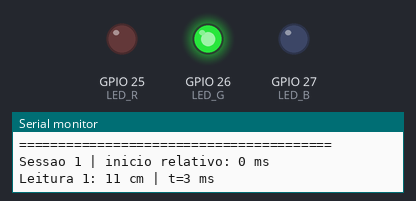
The sketch below on a simulated ESP32. Shown: output pins drawn as LEDs (lit = HIGH), the last lines printed to the serial monitor. WiFi joins after 1.5 s; servers stay silent unless stated; random numbers use the default seed unless the sketch sets one.

Above: at 0.1 s.
At 104.1 s:
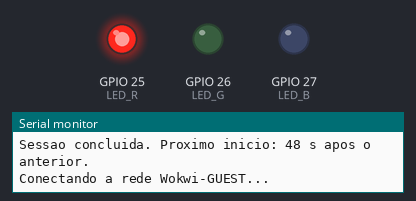
Timing chart, 0 to 105.6 s (numbered marks = the images above):
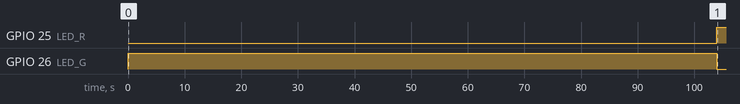

The sketch:

firmware_v2.ino
```cpp
#include <Arduino.h>
#include <WiFi.h>
#include <WiFiClientSecure.h>
#include <HTTPClient.h>
#include <HTTPUpdate.h>
#include <ArduinoJson.h>
#include <esp_system.h>

const char* VERSAO = "2.0";
// Configure com a URL RAW do version.json do seu repositorio publico.
const char* MANIFESTO_URL =
  "https://raw.githubusercontent.com/luc916/Motiva-CP2-OTA/main/version.json";
const char* REDE = "Wokwi-GUEST";
const int LED_R = 25, LED_G = 26, LED_B = 27;
const int QUANTIDADE = 5;
const uint32_t INTERVALO_LEITURA = 2000;
const uint32_t INTERVALO_SESSAO = 48000;
int leituras[QUANTIDADE];
int indice = 0;
int sessoesConcluidas = 0;
uint32_t inicioSessao;
uint32_t primeiraSessao;
bool alerta = false;
// A rede roda em uma tarefa para nao atrasar as leituras do loop.
volatile bool otaEmAndamento = false;
int ultimaSessaoConsultada = 0;

void definirLed(bool vermelho, bool verde, bool azul) {
  digitalWrite(LED_R, vermelho);
  digitalWrite(LED_G, verde);
  digitalWrite(LED_B, azul);
}

float calcularMedia(const int valores[]) {
  int soma = 0;
  for (int i = 0; i < QUANTIDADE; i++) soma += valores[i];
  return soma / float(QUANTIDADE);
}

void ordenarCopia(const int original[], int ordenado[]) {
  for (int i = 0; i < QUANTIDADE; i++) ordenado[i] = original[i];
  for (int i = 0; i < QUANTIDADE - 1; i++) {
    for (int j = 0; j < QUANTIDADE - 1 - i; j++) {
      if (ordenado[j] > ordenado[j + 1]) {
        int aux = ordenado[j];
        ordenado[j] = ordenado[j + 1];
        ordenado[j + 1] = aux;
      }
    }
  }
}

bool aplicarHisterese(int mediana, bool estadoAnterior) {
  if (mediana >= 16) return true;
  if (mediana <= 14) return false;
  return estadoAnterior;
}

void mostrarVetor(const char* titulo, const int valores[]) {
  Serial.print(titulo);
  for (int i = 0; i < QUANTIDADE; i++) Serial.printf("%d ", valores[i]);
  Serial.println();
}

void concluirSessao() {
  Serial.printf("Media da sessao: %.1f cm\n", calcularMedia(leituras));
  int ordenado[QUANTIDADE];
  ordenarCopia(leituras, ordenado);
  mostrarVetor("Ordem original: ", leituras);
  mostrarVetor("Ordem crescente: ", ordenado);
  int mediana = ordenado[2];
  alerta = aplicarHisterese(mediana, alerta);
  definirLed(alerta, !alerta, false);
  Serial.printf("Mediana: %d cm | Estado: %s\n", mediana,
                alerta ? "ALERTA" : "NORMAL");
  sessoesConcluidas++;
  Serial.println("Sessao concluida. Proximo inicio: 48 s apos o anterior.");
}

void anunciarSessao() {
  Serial.printf("\nSessao %d | inicio relativo: %lu ms\n",
                sessoesConcluidas + 1,
                (unsigned long)(inicioSessao - primeiraSessao));
}

void atualizarLeituras() {
  uint32_t agora = millis();
  if (indice == QUANTIDADE &&
      uint32_t(agora - inicioSessao) >= INTERVALO_SESSAO) {
    inicioSessao += INTERVALO_SESSAO;
    indice = 0;
    anunciarSessao();
  }
  if (indice < QUANTIDADE &&
      uint32_t(agora - inicioSessao) >= indice * INTERVALO_LEITURA) {
    leituras[indice] = random(10, 21); // 10 a 20, incluindo os extremos.
    Serial.printf("Leitura %d: %d cm | t=%lu ms\n", indice + 1,
                  leituras[indice], (unsigned long)(agora - primeiraSessao));
    indice++;
    if (indice == QUANTIDADE) concluirSessao();
  }
}

bool versaoMaisNova(const char* remota, const char* local) {
  int rMaior, rMenor, lMaior, lMenor;
  char sobra;
  // O projeto usa o formato numerico MAIOR.MENOR.
  if (sscanf(remota, "%d.%d%c", &rMaior, &rMenor, &sobra) != 2 ||
      sscanf(local, "%d.%d%c", &lMaior, &lMenor, &sobra) != 2 ||
      rMaior < 0 || rMenor < 0 || lMaior < 0 || lMenor < 0) {
    Serial.println("Erro: formato de versao invalido.");
    return false;
  }
  return rMaior > lMaior || (rMaior == lMaior && rMenor > lMenor);
}

bool conectarWiFi() {
  if (WiFi.status() == WL_CONNECTED) return true;
  Serial.printf("Conectando a rede %s...\n", REDE);
  WiFi.disconnect(); // Encerra uma tentativa anterior que ainda esteja ativa.
  delay(100);
  WiFi.mode(WIFI_STA);
  WiFi.begin(REDE, "", 6);
  uint32_t inicio = millis();
  while (WiFi.status() != WL_CONNECTED && millis() - inicio < 15000) {
    delay(100); // Somente a tarefa de rede espera; o loop segue medindo.
  }
  if (WiFi.status() != WL_CONNECTED) {
    Serial.println("Erro: sem conexao Wi-Fi. Tentaremos na proxima sessao.");
    return false;
  }
  Serial.print("Wi-Fi conectado. IP: ");
  Serial.println(WiFi.localIP());
  return true;
}

void consultarAtualizacao() {
  if (String(MANIFESTO_URL).indexOf("SEU_USUARIO") >= 0) {
    Serial.println("OTA pendente: configure MANIFESTO_URL antes de publicar.");
    return;
  }
  if (!conectarWiFi()) return;
  WiFiClientSecure cliente;
  // Simplificacao para este laboratorio, sem dados privados.
  // Em producao, validar o certificado do servidor com setCACert().
  cliente.setInsecure();
  HTTPClient http;
  http.setConnectTimeout(10000);
  http.setTimeout(15000);
  http.setFollowRedirects(HTTPC_STRICT_FOLLOW_REDIRECTS);
  Serial.print("Consultando manifesto: ");
  Serial.println(MANIFESTO_URL);
  if (!http.begin(cliente, MANIFESTO_URL)) {
    Serial.println("Erro: nao foi possivel iniciar a consulta do manifesto.");
    return;
  }
  int codigo = http.GET();
  if (codigo != HTTP_CODE_OK) {
    Serial.printf("Erro: manifesto inacessivel. HTTP/erro: %d\n", codigo);
    http.end();
    return;
  }
  JsonDocument documento;
  DeserializationError erro = deserializeJson(documento, http.getString());
  http.end();
  if (erro || !documento["version"].is<const char*>() ||
      !documento["url"].is<const char*>()) {
    Serial.println("Erro: manifesto invalido (version e url obrigatorios).");
    return;
  }
  String versaoRemota = documento["version"].as<String>();
  String url = documento["url"].as<String>();
  Serial.printf("Versao instalada: %s | disponivel: %s\n",
                VERSAO, versaoRemota.c_str());
  if (!versaoMaisNova(versaoRemota.c_str(), VERSAO)) {
    Serial.println("Sem atualizacao: versao atual ou remota nao superior/valida.");
    return;
  }
  if (!url.startsWith("https://")) {
    Serial.println("Erro: use uma URL HTTPS direta para o firmware.");
    return;
  }
  Serial.print("Atualizacao disponivel. Baixando: ");
  Serial.println(url);
  WiFiClientSecure download;
  download.setInsecure();
  HTTPUpdate atualizador;
  atualizador.rebootOnUpdate(false);
  atualizador.setFollowRedirects(HTTPC_STRICT_FOLLOW_REDIRECTS);
  t_httpUpdate_return resultado = atualizador.update(download, url);
  if (resultado == HTTP_UPDATE_OK) {
    Serial.println("OTA gravada com sucesso. Reiniciando o ESP32...");
    Serial.flush();
    ESP.restart();
  } else if (resultado == HTTP_UPDATE_NO_UPDATES) {
    Serial.println("Servidor nao enviou um novo firmware.");
  } else {
    Serial.printf("Erro no download/gravação OTA: %d - %s\n",
                  atualizador.getLastError(),
                  atualizador.getLastErrorString().c_str());
    Serial.println("Firmware atual mantido. Nova tentativa na proxima sessao.");
  }
}

void tarefaOTA(void*) {
  consultarAtualizacao();
  otaEmAndamento = false;
  vTaskDelete(nullptr);
}

void verificarOTA() {
  // A primeira tentativa so ocorre depois de tres sessoes completas.
  if (sessoesConcluidas >= 3 && !otaEmAndamento &&
      ultimaSessaoConsultada != sessoesConcluidas) {
    ultimaSessaoConsultada = sessoesConcluidas;
    otaEmAndamento = true;
    if (xTaskCreate(tarefaOTA, "OTA", 12288, nullptr, 1, nullptr) != pdPASS) {
      otaEmAndamento = false;
      Serial.println("Erro: nao foi possivel iniciar a tarefa OTA.");
    }
  }
}

void setup() {
  Serial.begin(115200);
  pinMode(LED_R, OUTPUT);
  pinMode(LED_G, OUTPUT);
  pinMode(LED_B, OUTPUT);
  definirLed(false, true, false);
  randomSeed(esp_random());
  Serial.println("========================================");
  Serial.printf("MONITORAMENTO DE VEGETACAO - FW %s\n", VERSAO);
  Serial.println("========================================");
  primeiraSessao = inicioSessao = millis();
  anunciarSessao();
}

void loop() {
  atualizarLeituras();
  verificarOTA();
  delay(1); // Cede tempo ao sistema, sem uma espera longa entre leituras.
}
```

Measured:
- by itself, GPIO 25 (LED_R): LOW → HIGH at 104 s
- by itself, GPIO 26 (LED_G): HIGH → LOW at 104 s
